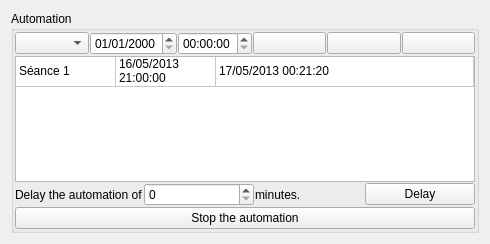
<?xml version="1.0" encoding="UTF-8"?>
<ui version="4.0">
 <class>AutomationWidget</class>
 <widget class="QWidget" name="AutomationWidget">
  <property name="geometry">
   <rect>
    <x>0</x>
    <y>0</y>
    <width>490</width>
    <height>244</height>
   </rect>
  </property>
  <property name="windowTitle">
   <string>Automation</string>
  </property>
  <property name="locale">
   <locale language="English" country="UnitedStates"/>
  </property>
  <layout class="QVBoxLayout" name="verticalLayout">
   <item>
    <widget class="QGroupBox" name="groupBox">
     <property name="title">
      <string>Automation</string>
     </property>
     <layout class="QVBoxLayout" name="verticalLayout_2">
      <property name="spacing">
       <number>1</number>
      </property>
      <property name="margin">
       <number>1</number>
      </property>
      <item>
       <layout class="QHBoxLayout" name="horizontalLayout">
        <item>
         <widget class="QComboBox" name="comboBox_playlist"/>
        </item>
        <item>
         <widget class="QDateEdit" name="dateEdit">
          <property name="displayFormat">
           <string>dd/MM/yyyy</string>
          </property>
         </widget>
        </item>
        <item>
         <widget class="QTimeEdit" name="timeEdit"/>
        </item>
        <item>
         <widget class="QPushButton" name="pushButton_add">
          <property name="text">
           <string/>
          </property>
          <property name="icon">
           <iconset resource="../images.qrc">
            <normaloff>:/icons/resources/glyphicons/glyphicons_190_circle_plus.png</normaloff>:/icons/resources/glyphicons/glyphicons_190_circle_plus.png</iconset>
          </property>
         </widget>
        </item>
        <item>
         <widget class="QPushButton" name="pushButton_parameters">
          <property name="text">
           <string/>
          </property>
          <property name="icon">
           <iconset resource="../images.qrc">
            <normaloff>:/icons/resources/glyphicons/glyphicons_280_settings.png</normaloff>:/icons/resources/glyphicons/glyphicons_280_settings.png</iconset>
          </property>
         </widget>
        </item>
        <item>
         <widget class="QPushButton" name="pushButton_delete">
          <property name="text">
           <string/>
          </property>
          <property name="icon">
           <iconset resource="../images.qrc">
            <normaloff>:/icons/resources/glyphicons/glyphicons_016_bin.png</normaloff>:/icons/resources/glyphicons/glyphicons_016_bin.png</iconset>
          </property>
         </widget>
        </item>
       </layout>
      </item>
      <item>
       <widget class="QTableWidget" name="tableWidget_listAutomations">
        <property name="editTriggers">
         <set>QAbstractItemView::NoEditTriggers</set>
        </property>
        <property name="alternatingRowColors">
         <bool>true</bool>
        </property>
        <property name="selectionBehavior">
         <enum>QAbstractItemView::SelectRows</enum>
        </property>
        <property name="showGrid">
         <bool>true</bool>
        </property>
        <property name="sortingEnabled">
         <bool>false</bool>
        </property>
        <property name="wordWrap">
         <bool>true</bool>
        </property>
        <property name="cornerButtonEnabled">
         <bool>true</bool>
        </property>
        <property name="columnCount">
         <number>3</number>
        </property>
        <attribute name="horizontalHeaderVisible">
         <bool>false</bool>
        </attribute>
        <attribute name="horizontalHeaderCascadingSectionResizes">
         <bool>false</bool>
        </attribute>
        <attribute name="horizontalHeaderShowSortIndicator" stdset="0">
         <bool>false</bool>
        </attribute>
        <attribute name="horizontalHeaderStretchLastSection">
         <bool>true</bool>
        </attribute>
        <attribute name="verticalHeaderVisible">
         <bool>false</bool>
        </attribute>
        <row>
         <property name="text">
          <string>Nouvelle automatisation</string>
         </property>
        </row>
        <column>
         <property name="text">
          <string>Playlist</string>
         </property>
        </column>
        <column>
         <property name="text">
          <string>Begin</string>
         </property>
        </column>
        <column>
         <property name="text">
          <string>End</string>
         </property>
        </column>
        <item row="0" column="0">
         <property name="text">
          <string>Séance 1</string>
         </property>
        </item>
        <item row="0" column="1">
         <property name="text">
          <string>16/05/2013 21:00:00</string>
         </property>
        </item>
        <item row="0" column="2">
         <property name="text">
          <string>17/05/2013 00:21:20</string>
         </property>
        </item>
       </widget>
      </item>
      <item>
       <layout class="QHBoxLayout" name="horizontalLayout_2">
        <item>
         <widget class="QLabel" name="label_delay1">
          <property name="text">
           <string>Delay the automation of</string>
          </property>
         </widget>
        </item>
        <item>
         <widget class="QSpinBox" name="spinBox_delay"/>
        </item>
        <item>
         <widget class="QLabel" name="label_delay2">
          <property name="text">
           <string>minutes.</string>
          </property>
         </widget>
        </item>
        <item>
         <widget class="QPushButton" name="pushButton_delay">
          <property name="text">
           <string>Delay</string>
          </property>
         </widget>
        </item>
       </layout>
      </item>
      <item>
       <widget class="QPushButton" name="pushButton_stop">
        <property name="text">
         <string>Stop the automation</string>
        </property>
       </widget>
      </item>
     </layout>
    </widget>
   </item>
  </layout>
 </widget>
 <resources>
  <include location="../images.qrc"/>
 </resources>
 <connections/>
</ui>
